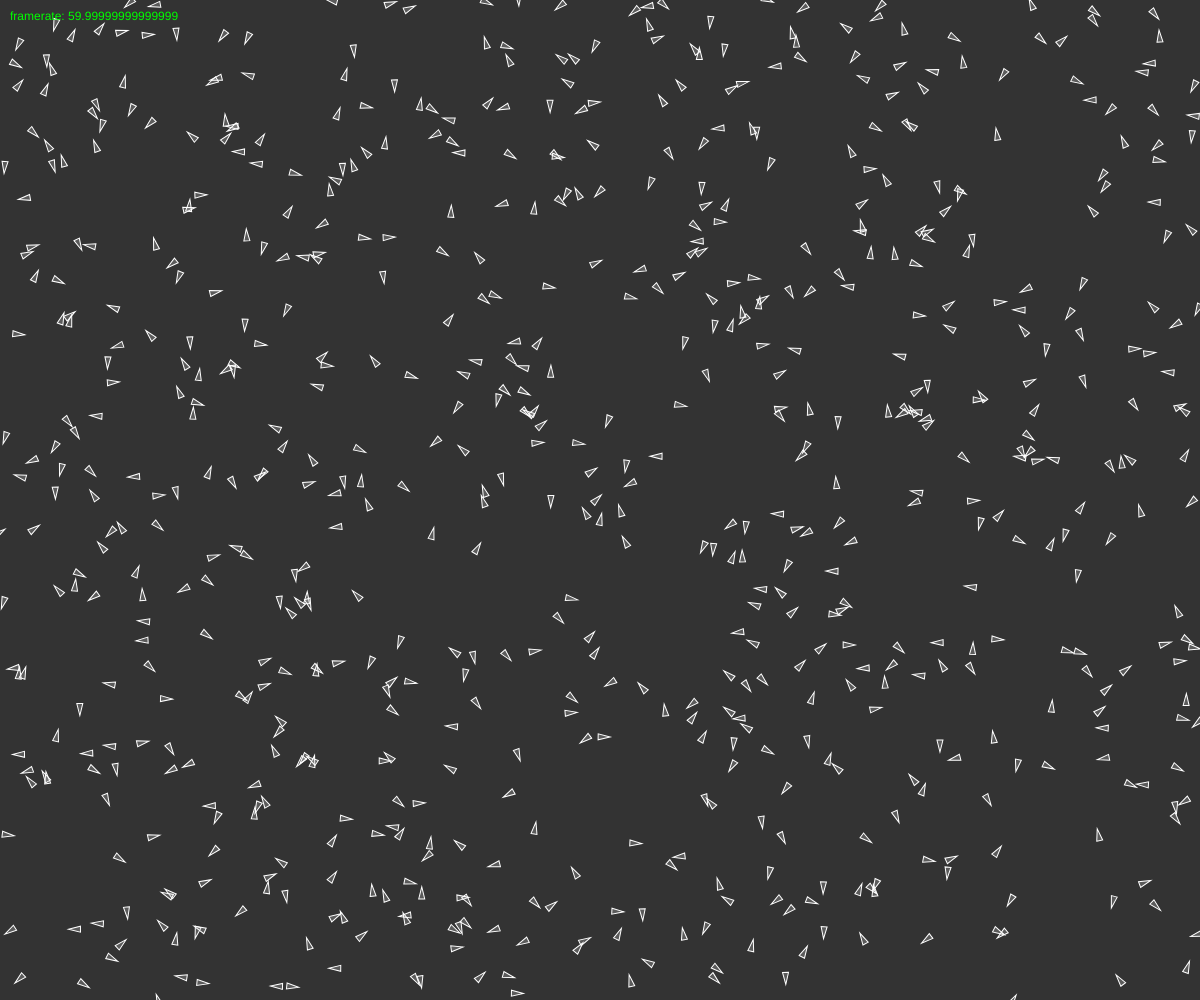
Frame 1 (no input)
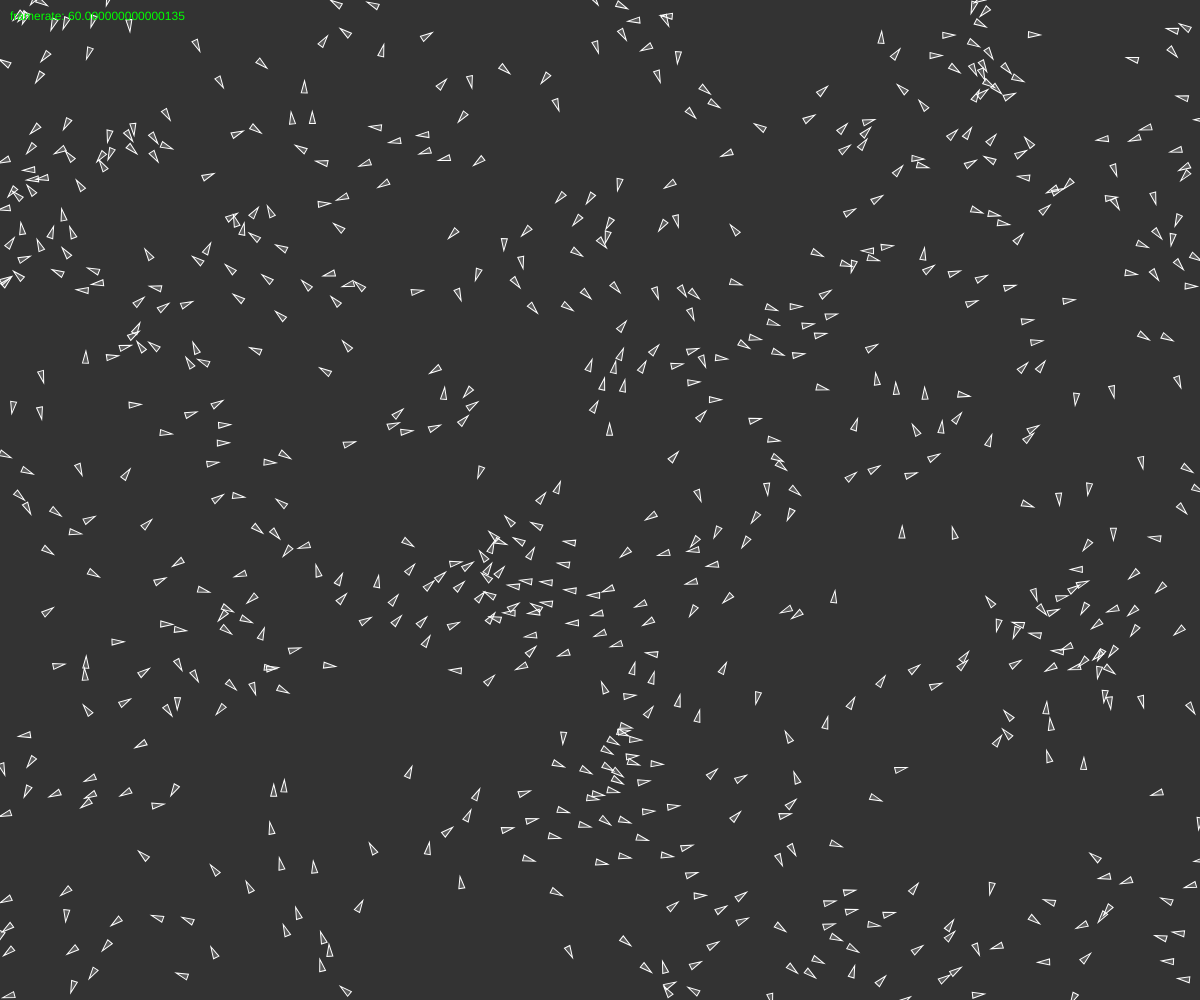
Frame 60 (no input)
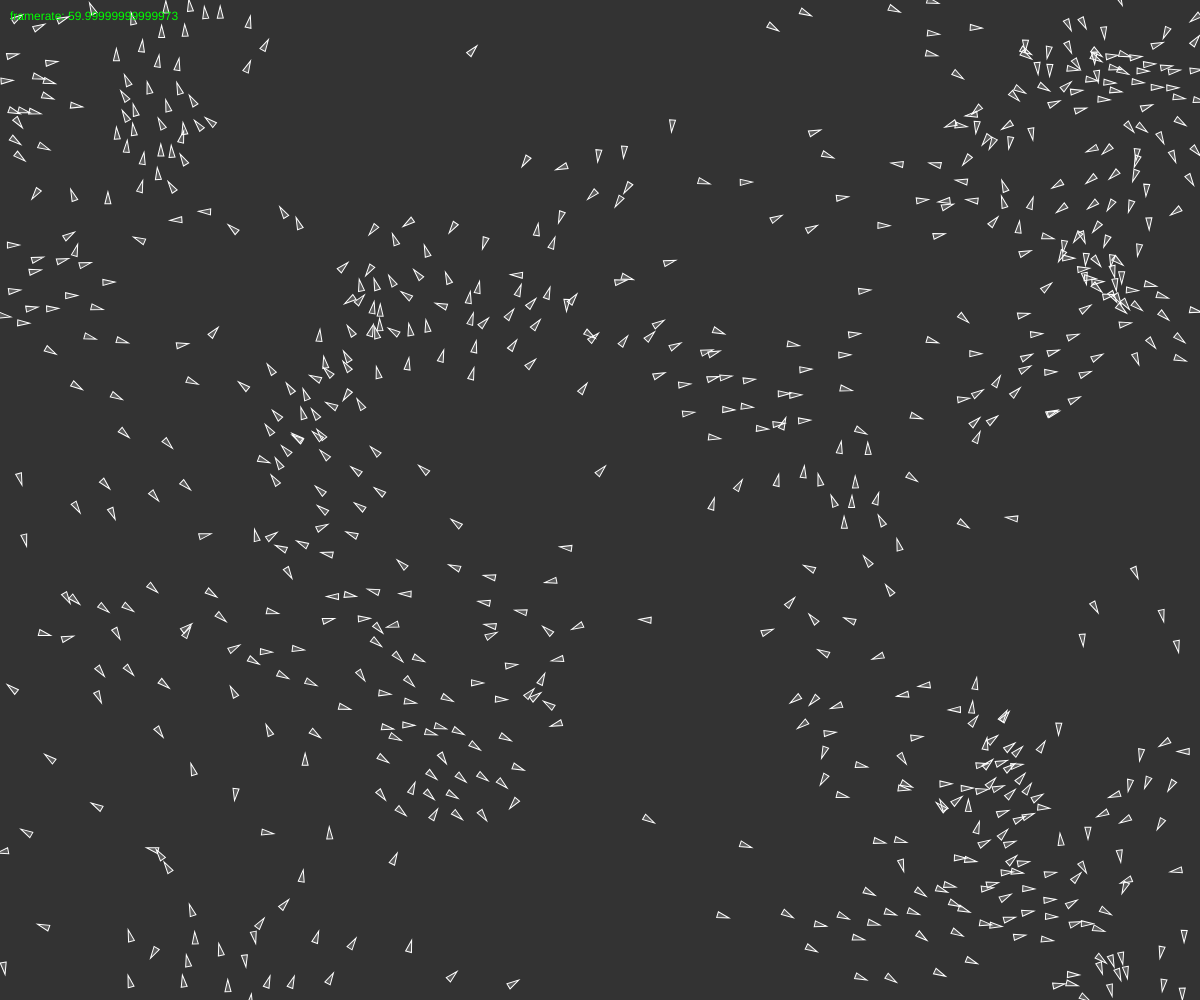
Frame 120 (the mouse pressed at the canvas centre since frame 60)

The p5.js sketch that drew these frames (run headless with seeded random() and noise() and a simulated clock; from frame 60 on, the mouse is pressed at the canvas centre):

// p5.js sketch
// ── sketch.js
let flock;
let alignSlider, cohesionSlider, separationSlider;

let qt;
let bound;
let points;

function setup() {
	createCanvas(windowWidth, windowHeight);
	background(51);


	alignSlider = createSlider(0, 2, 1.5, 0.1);
	cohesionSlider = createSlider(0, 2, 1, 0.1);
	separationSlider = createSlider(0, 2, 2, 0.1);


	flock = new Flock(700);

/*
 	bound = new Boundary(width / 2, height / 2, width / 2, height / 2);
	qt = new QuadTree(bound, 4);
	points = []
	for (let i = 0; i < 1000; i++){
		points.push(new Point(random(width), random(height)));
	}
	for (let p of points) {
		qt.insert(p);
	}
*/

//console.log(qt);

}

function draw() {
	background(51);

	bound = new Boundary(width / 2, height / 2, width / 2, height / 2);
	qt = new QuadTree(bound, 4);

	flock.update();

	let fr = frameRate();
	if (fr >= 25) {
		fill(0, 255, 0);
	} else {
		fill(255, 0, 0);
	}
	text('framerate: ' + frameRate(), 10, 20);
	//qt.show();
	/*
	qt.show();

	stroke(0, 255, 0);
	fill(0, 255, 0, 20);

	if (mouseX < width && mouseY < height) {
		//let range = new Boundary(mouseX, mouseY, 50, 50 );
		//rectMode(CENTER);
		//rect(range.centerX, range.centerY, range.halfWidth * 2, range.halfHeight * 2);

		let range = new Circle(mouseX, mouseY, 50);
		ellipse(range.x, range.y, range.r * 2);

		let points = qt.query(range);
		for (let p of points) {
			strokeWeight (2);
			point(p.x, p.y);
		}

	}
*/


}

// ── boid.js
class Boid {
  constructor() {
    this.position = createVector(random(width), random(height));
    this.velocity = p5.Vector.random2D();

    this.acceleration = createVector();
    this.maxForce = 0.2;
    this.maxSpeed = 8;
    this.size = 6;
    this.perceptionRadius = 25;

    this.velocity.setMag(random(2, this.maxSpeed));
  }

  edges(){
    if (this.position.x > width) {
      this.position.x = 0;
    } else if (this.position.x < 0) {
      this.position.x = width;
    }
    if (this.position.y > height) {
      this.position.y = 0;
    } else if (this.position.y < 0) {
      this.position.y = height;
    }
  }

  align(boids) {
    let steering = createVector();

    for (let other of boids) {
      steering.add(other.velocity); //sums the velocities of all of the boids within perceptionRadius
    }
    if (boids.length > 0) {
      steering.div(boids.length); // works out average velocity vector of group
      steering.setMag(this.maxSpeed);
      steering.sub(this.velocity); // works out steering = desired - current
      steering.limit(this.maxForce);
    }
    return steering;
  }

  cohesion(boids) {
    let steering = createVector();

    for (let other of boids) {
      steering.add(other.position);
    }
    if (boids.length > 0) {
      steering.div(boids.length);
      steering.sub(this.position);
      steering.setMag(this.maxSpeed);
      steering.sub(this.velocity);
      steering.limit(this.maxForce);
    }
    return steering;
  }

  separation(boids) {
    let steering = createVector();
    for (let other of boids) {
      let diff = p5.Vector.sub(this.position, other.position);
      diff.div(diff.mag()/2);
      steering.add(diff);
    }
    if (boids.length > 0) {
      steering.div(boids.length);
      steering.setMag(this.maxSpeed);
      steering.sub(this.velocity);
      steering.limit(this.maxForce);
    }
    return steering;
  }

  flock(boids) {
    let group = [];

    for (let other of boids) {
      let d = dist(
        this.position.x,
        this.position.y,
        other.x,
        other.y
      );
      if (other.data != this) {
        group.push(other.data);
      }
    }
    let alignment = this.align(group);
    let cohesion = this.cohesion(group);
    let separation = this.separation(group);

    separation.mult(separationSlider.value());
    cohesion.mult(cohesionSlider.value());
    alignment.mult(alignSlider.value());

    this.acceleration.add(alignment);
    this.acceleration.add(cohesion);
    this.acceleration.add(separation);

  }

  update() {

    this.velocity.add(this.acceleration);
    this.velocity.limit(this.maxSpeed);
    this.position.add(this.velocity);

    this.acceleration.mult(0);
  }


  show(){
    strokeWeight(1);
    //stroke(255,0,0);
    //point(this.position.x, this.position.y);
    push();
    translate(this.position.x, this.position.y);
    rotate(this.velocity.heading());
    stroke(255);
    fill(255,50);
    triangle(
      -this.size, -this.size / 2,
      -this.size, this.size / 2,
      this.size, 0
    );
    //fill(255,0);
    //ellipse(0, 0, 25, 25);

    pop();

  }


}

// ── flock.js
class Flock {
  constructor (numBoids) {
    this.boids = [];

    for (let i = 0; i < numBoids; i++) {
      this.boids.push(new Boid());
    }
    //console.log(this.boids);
  }

  update() {

    for (let boid of this.boids) {
      let  p = new Point (boid.position.x, boid.position.y, boid);
      qt.insert(p);
    }

    for (let boid of this.boids) {
      let range = new Circle(boid.position.x, boid.position.y, boid.perceptionRadius);
      //console.log(range);
      //range.show();
      //debugger;
      let group = qt.query(range);
      //console.log(group);

      boid.flock(group);
    }

    for (let boid of this.boids) {
      boid.update();
      boid.edges();
      boid.show();
    }

  }


}

// ── quadTree.js
class Point {
  constructor(x, y, data){
    this.x = x;
    this.y = y;
    this.data = data;
    this.inQT = false;
  }

  show() {
    noStroke();
    fill(255);
    ellipse(this.x, this.y, 5, 5);
    }

}

class Boundary {
  constructor(x, y, w, h) {
    this.centerX = x;
    this.centerY = y;
    this.halfWidth = w;
    this.halfHeight = h;

    //this.show();
  }

  containsPoint(point) {
    if (
      point.x < this.centerX + this.halfWidth &&
      point.x >= this.centerX  - this.halfWidth &&
      point.y > this.centerY - this.halfHeight &&
      point.y <= this.centerY + this.halfHeight
    ) {
      return true;
    }
    return false
  }

  intersects(range) {
    return !(range.centerX - range.halfWidth > this.centerX + this.halfWidth ||
      range.centerX + range.halfWidth < this.centerX - this.halfWidth ||
      range.centerY - range.halfHeight > this.centerY + this.halfHeight ||
      range.centerY + range.halfHeight < this.centerY - this.halfHeight
    )
  }

  show(){
    rectMode(CENTER);
    stroke(255);
    strokeWeight(1);
    noFill();
    rect(this.centerX, this.centerY, this.halfWidth * 2, this.halfHeight * 2);
  }
}

class Circle {
  constructor(x, y, r) {
    this.x = x;
    this.y = y;
    this.r = r;
    this.rSquared = this.r * this.r;
  }

  containsPoint(point) {
    let centerDist = Math.pow((point.x - this.x), 2) + Math.pow((point.y - this.y), 2)

    return centerDist <= this.rSquared;
  }

  intersects(range) {
    let xDist = Math.abs(range.x - this.x);
    let yDist = Math.abs(range.y - this.y);

    let radius = this.r;
    let width = range.halfWidth;
    let height = range.halfHeight;

    if (xDist > (radius + width) || yDist > (radius + height)) {
      return false;
    }

    if (xDist <= width || yDist <= height) {
      return true;
    }

    let edges = math.pow((xDist - width), 2) + Math.pow((yDist - height), 2);
    return edges <= this.rSquared;
  }

  show () {
    strokeWeight(1);
    stroke(0, 255, 0);
    noFill();
    ellipse(this.x, this.y, this.r *2);
  }
}


class QuadTree {
  constructor(boundary, n) {
    this.boundary = boundary;
    this.capacity = n;
    this.contents = [];

    this.northWest = null;
    this.northEast = null;
    this.southWest = null;
    this.southEast = null;

  }

  subDivide() {
    let offsetX = this.boundary.halfWidth / 2;
    let offsetY = this.boundary.halfHeight / 2;
    let nw = new Boundary(
      this.boundary.centerX - offsetX,
      this.boundary.centerY - offsetY,
      offsetX,
      offsetY);
    let ne = new Boundary(
      this.boundary.centerX + offsetX,
      this.boundary.centerY - offsetY,
      offsetX,
      offsetY);
    let sw = new Boundary(
      this.boundary.centerX - offsetX,
      this.boundary.centerY + offsetY,
      offsetX,
      offsetY);
    let se = new Boundary(
      this.boundary.centerX + offsetX,
      this.boundary.centerY + offsetY,
      offsetX,
      offsetY);
    this.northWest = new QuadTree(nw, this.capacity);
    this.northEast = new QuadTree(ne, this.capacity);
    this.southWest = new QuadTree(sw, this.capacity);
    this.southEast = new QuadTree(se, this.capacity);

    for (let p of this.contents) {
      if (this.northWest.insert(p)) {

      } else if (this.northEast.insert(p)) {

      } else if (this.southWest.insert(p)) {

      } else if (this.southEast.insert(p)) {

      }
    }
    this.contents = [];

  }

  insert(point) {
    if (!this.boundary.containsPoint(point)){
      //console.log(point);
      //point.show();
      return false;
    }

    if(this.contents.length < this.capacity && this.northWest == null) {
      //console.log("Insert");
      this.contents.push(point);
      point.inQT = true;
      //point.show();
      return true;
    }

    if(this.northWest == null){
      //console.log("subdivide");
      this.subDivide();
    }

    if (this.northWest.insert(point)){
      return true;
    }
    if (this.northEast.insert(point)){
      return true;
    }
    if (this.southWest.insert(point)){
      return true;
    }
    if (this.southEast.insert(point)){
      return true;
    }
    //point.show();
    return false;
  }


  query(range, found) {
    if (!found) {
      found = []; //if found is empty then create array
    }

    if (!this.boundary.intersects(range)) {
      return found;
    }

    for (let item of this.contents) {
      if (range.containsPoint(item)){
        found.push(item);
      }
    }

    if (this.northWest == null) {
      return found;
    }

    this.northWest.query(range, found);
    this.northEast.query(range, found);
    this.southWest.query(range, found);
    this.southEast.query(range, found);

    return found;

  }

  show() {
    this.boundary.show()

    for (let p of this.contents) {
      strokeWeight(1);
      point(p.x, p.y);
    }

    if (this.northWest == null) {
      return;
    } else {
      this.northWest.show();
      this.northEast.show();
      this.southWest.show();
      this.southEast.show();
    }
  }

}
